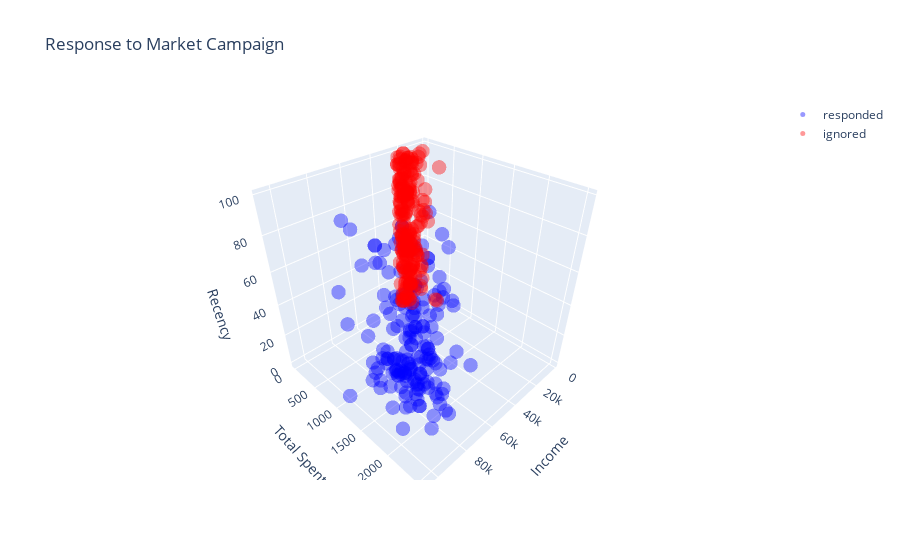

Notebook source saved alongside this figure:
### Markdown cell above
# Visualize figure
- graph

### Code cell
# plotly visualization of Loan Status
import plotly.graph_objects as go

# remove a few outliers & split
responded=market_df[(market_df['Total_Spent']>1000) & (market_df['Income']>25000) & (market_df['Response']==1)]
ignored=market_df[(market_df['Total_Spent']<1000) & (market_df['Income']<25000) & (market_df['Response']==0)]

trace0=go.Scatter3d(
    x=responded['Income'],
    y=responded['Total_Spent'],
    z=responded['Recency'],
    name='responded',
    mode='markers',
    text = list(zip(
            ["Marital Status: {}".format(x) for x in market_df['Marital_Status']],
            ["Education: {}".format(x) for x in market_df['Education']],
            ["Yrs_Customer: {}".format(x) for x in market_df['Yrs_Customer']],
            ["Age: {}".format(x) for x in market_df['age']],
            ["Kid Home: {}".format(x) for x in market_df['Kidhome']],
            ["Teen Home: {}".format(x) for x in market_df['Teenhome']]
            )) ,
    hoverinfo='text',
    marker=dict(size=5, color='blue', opacity=0.4))

trace1=go.Scatter3d(
    x=ignored['Income'],
    y=ignored['Total_Spent'],
    z=ignored['Recency'],
    name='ignored',
    mode='markers',
    text = list(zip(
            ["Marital Status: {}".format(x) for x in market_df['Marital_Status']],
            ["Education: {}".format(x) for x in market_df['Education']],
            ["Yrs_Customer: {}".format(x) for x in market_df['Yrs_Customer']],
            ["Age: {}".format(x) for x in market_df['age']],
            ["Kid Home: {}".format(x) for x in market_df['Kidhome']],
            ["Teen Home: {}".format(x) for x in market_df['Teenhome']]
            )) ,
    hoverinfo='text',
    marker=dict(size=5, color='red', opacity=0.4))

layout = go.Layout(title="Response to Market Campaign",
                    showlegend=True,
                        scene = dict(
                        xaxis=dict(title='Income'),
                        yaxis=dict(title='Total Spent'),
                        zaxis=dict(title='Recency')
                ))
fig=go.Figure([trace0, trace1], layout)

fig

### Figure 1 — Plotly figure (JSON) as saved in the notebook; plotly's stock layout.template omitted (floating-point values rounded to 4 significant figures; data arrays with more than 128 entries replaced by an {"elided": "..."} marker saying what was removed)
{"data": [{"hoverinfo": "text", "marker": {"color": "blue", "opacity": 0.4, "size": 5}, "mode": "markers", "name": "responded", "text": {"elided": "2216 str values"}, "type": "scatter3d", "x": {"elided": "170 int values"}, "y": {"elided": "170 int values"}, "z": {"elided": "170 int values"}}, {"hoverinfo": "text", "marker": {"color": "red", "opacity": 0.4, "size": 5}, "mode": "markers", "name": "ignored", "text": {"elided": "2216 str values"}, "type": "scatter3d", "x": {"elided": "215 int values"}, "y": {"elided": "215 int values"}, "z": {"elided": "215 int values"}}], "layout": {"scene": {"xaxis": {"title": {"text": "Income"}}, "yaxis": {"title": {"text": "Total Spent"}}, "zaxis": {"title": {"text": "Recency"}}}, "showlegend": true, "title": {"text": "Response to Market Campaign"}}}
